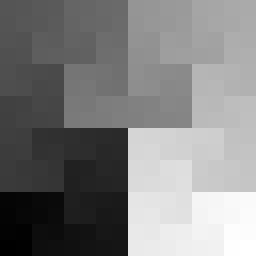
#> input picture example/Hilbert.png, 256 x 256 px, found by its file name
$ python deep_frier.py
#> lines starting #> are read from the running program, lines starting #| are printed output that depends on the picture
### deep_fried_meme/putin_handlers.py
import os.path
import imghdr
import urllib3
import cv2
import numpy as np

HEADERS = {'User-Agent':'Mozilla/5.0 (Windows NT 10.0; Win64; x64) AppleWebKit/537.36 (KHTML, like Gecko) Chrome/85.0.4183.83 Safari/537.36 Edg/85.0.564.44'}
# User-Agent headers
# This HEADERS can be achived by going to this link
# https://www.whatismybrowser.com/detect/what-is-my-user-agent
# If you are smart and have time, https://developers.whatismybrowser.com/api/

# [4 lines left out: function response_handler, not called in this run]

def file_handler(putin):
    # Should return an object that opencv can process
#> called with putin = 'Hilbert.png'
    return cv2.imread(putin, 1)
#> returned value is the input picture: shape (256, 256, 3); min 0, max 255, mean 127.5

def putin_handler(putin):
    # Should check putin is file path or a direct url to an image
    # Should return an object that opencv can process
    if putin.startswith('https://'):
        http = urllib3.PoolManager()
        response = http.request('GET', putin, headers = HEADERS)
        if response.status == 200 and response.headers['Content-Type'].split('/')[0] == 'image':
            return response_handler(response.data)
        else:
            return None

    elif os.path.isfile(putin) and imghdr.what(putin) is not None:
        return file_handler(putin)

    else:
        return None

### deep_fried_meme/deep_fried_engine.py
import cv2
import numpy as np

def RGB_mod_bright(img_obj, coeff = (1, 0)):
#> called with coeff = (1, 0)
    a = coeff[0]
    b = coeff[1]
    def trunc(val):
        if val <= 0:
            return 0
        if val >= 255:
            return 255

        return val

    return np.dstack([[[trunc(e * a + b) for e in l] for l in img_obj[:,:,0]], [[trunc(e * a + b) for e in l] for l in img_obj[:,:,1]], [[trunc(e * a + b) for e in l] for l in img_obj[:,:,2]]])
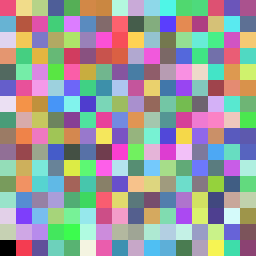
#> returned value: shape (256, 256, 3) int64; 256 distinct labels, from 0 to 255; one colour per label, 0 black

def noisy(image, noise_typ):
    if noise_typ == "gauss":
        row,col,ch= image.shape
        mean = 0
        var = 0.1
        sigma = var**0.5
        gauss = np.random.normal(mean,sigma,(row,col,ch))
        gauss = gauss.reshape(row,col,ch)
        noisy = image + gauss
        return noisy
    elif noise_typ == "s&p":
        row,col,ch = image.shape
        s_vs_p = 0.5
        amount = 0.004
        out = np.copy(image)
        # Salt mode
        num_salt = np.ceil(amount * image.size * s_vs_p)
        coords = [np.random.randint(0, i - 1, int(num_salt)) for i in image.shape]
        out[coords] = 1
        # Pepper mode
        num_pepper = np.ceil(amount* image.size * (1. - s_vs_p))
        coords = [np.random.randint(0, i - 1, int(num_pepper)) for i in image.shape]
        out[coords] = 0
        return out
    elif noise_typ == "poisson":
        vals = len(np.unique(image))
        vals = 2 ** np.ceil(np.log2(vals))
        noisy = np.random.poisson(image * vals) / float(vals)
        return noisy
    elif noise_typ =="speckle":
        row,col,ch = image.shape
        gauss = np.random.randn(row,col,ch)
        gauss = gauss.reshape(row,col,ch)
        noisy = image + image * gauss
        return noisy

def RGB_mod_saturation(img_obj, satuartion_mod):
#> called with satuartion_mod = 1
    img_obj = cv2.cvtColor(img_obj, cv2.COLOR_RGB2HSV).astype('float32')
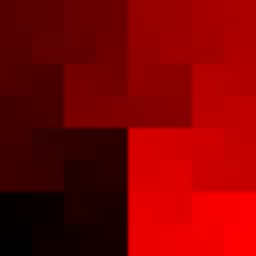
#> img_obj: shape (256, 256, 3) float32; mean of channels 0, 1, 2 0, 0, 127.5; drawn as B, G, R
    (h, s, v) = cv2.split(img_obj)
#> h: shape (256, 256) float32; every value is 0
    s = s * satuartion_mod
    s = np.clip(s,0,255)
    img_obj = cv2.merge([h,s,v])
    img_obj = cv2.cvtColor(img_obj.astype('uint8'), cv2.COLOR_HSV2RGB)
    return img_obj

def RGB_deep_fry(img_obj, bright_coeff = (1, 0), gaussian_blur = (7, 7), satuartion_mod = 1, noise_type = 'gauss'):
    # img_obj : opencv format for image
    # brightness coeff : a = bright_coeff[0]; b = bright_coeff[1]; read RGB_mod_bright()
    # gaussian_blur : kernel size
    # satuartion_mod : satuartion multiply
    # noise_type : gauss, poisson, s&p, speckle

    # Change brightness
    img_obj_ = RGB_mod_bright(img_obj, bright_coeff)

    # Add blur
    img_obj_ = cv2.GaussianBlur(img_obj, gaussian_blur, 0)

    # Add satuartion
    img_obj_ = RGB_mod_saturation(img_obj_, satuartion_mod)

    # Add noise
    img_obj_ = img_obj_.astype('float')
    img_obj_ = np.multiply(img_obj_, 1/255)
    img_obj_ = noisy(img_obj_, noise_type)
#> in noisy, `noisy = image + gauss`:
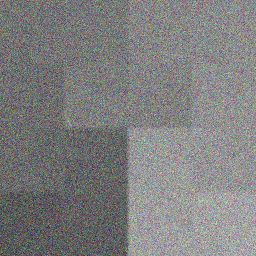
#> noisy: shape (256, 256, 3) float64; mean R, G, B 0.5, 0.502, 0.502; drawn with min black and max white
    img_obj_ = np.multiply(img_obj_, 255)
    img_obj_ = img_obj_.astype('int')

    return img_obj_

### deep_fried_meme/putout_handlers.py
import cv2

def file_maker(img_obj, file_name = 'deeply fried img', file_type = 'jpg'):
#> called with file_name = 'proc Hilbert 1', file_type = 'jpg'
    cv2.imwrite(file_name+'.'+file_type, img_obj)
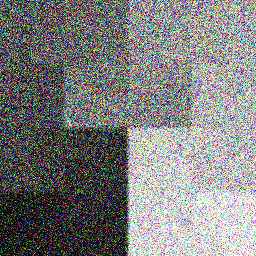
#> saved as proc Hilbert 1.jpg: shape (256, 256, 3); mean B, G, R 127, 127.6, 127.3

def response_data_maker(img_obj):
    # Should return the thing that Flask, Django can handle
    return cv2.imencode('.jpg', img_obj)[1].tostring()

### deep_fried_meme/deep_frier.py
try:
    from .deep_fried_engine import RGB_deep_fry
    from .putin_handlers import putin_handler
    from .putout_handlers import file_maker, response_data_maker
except ImportError:
    from deep_fried_engine import RGB_deep_fry
    from putin_handlers import putin_handler
    from putout_handlers import file_maker, response_data_maker

def deep_frier(putin, config = None, putout_scheme = ['file', 'deep fried img', 'jpg']):
    # putin : url or file path
    # config : none or [(1, 0), (7,7), 1, 'gauss']
    # putout_scheme : ['file', 'deep fried img', 'jpg'] or ['response_data']
    img_obj = putin_handler(putin)
    if img_obj is None:
        return None
    else:
        proc_img_obj = None

        if config is None:
            proc_img_obj = RGB_deep_fry(img_obj)
        else:
            proc_img_obj = RGB_deep_fry(img_obj, config[0], congig[1], config[2], config[3])

        if putout_scheme[0] == 'file' :
            file_maker(proc_img_obj, putout_scheme[1], putout_scheme[2])
            return True
        elif putout_scheme[0] == 'response data':
            return response_data_maker(proc_img_obj)
        else:
            return None

if __name__ == '__main__':
    print(deep_frier('Hilbert.png', config = None, putout_scheme = ['file', 'proc Hilbert 1', 'jpg']))
    print('===')
    print(deep_frier('Hilbert.png', config = None, putout_scheme = ['response data']))
#> call 2 of noisy, with noise_typ = 'gauss'
#> in noisy (call 2), `noisy = image + gauss`:
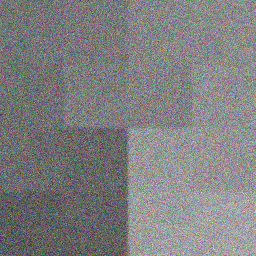
#> noisy: shape (256, 256, 3) float64; mean R, G, B 0.5, 0.502, 0.5; drawn with min black and max white
    print('===')
    print(deep_frier('https://upload.wikimedia.org/wikipedia/commons/2/24/Hilbert_Curve.256x256%2C16-bit_greyscale.png', config = None, putout_scheme = ['file', 'proc Hilber 2', 'jpg']))
#> (the call stopped at in putin_handler, `http = urllib3.PoolManager()`: urllib3 is not available in this run)
    print('===')
    print(deep_frier('https://upload.wikimedia.org/wikipedia/commons/2/24/Hilbert_Curve.256x256%2C16-bit_greyscale.png', config = None, putout_scheme = ['response data']))
#> (the call stopped at in putin_handler, `http = urllib3.PoolManager()`: urllib3 is not available in this run)

$ run again, with test/img.jpg saved as example/Hilbert.png
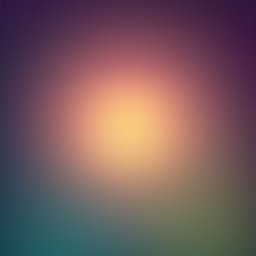
#> input picture test/img.jpg, 256 x 256 px, found by its file name
#> in file_handler, returned value is the input picture: shape (256, 256, 3); mean B, G, R 93.4, 91.6, 119.4
#> in file_maker, `cv2.imwrite(file_name+'.'+file_type, img_obj)`:
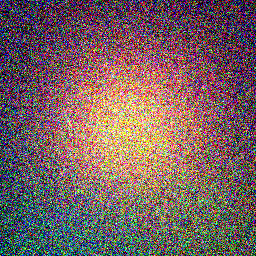
#> saved as proc Hilbert 1.jpg: shape (256, 256, 3); mean B, G, R 97.1, 97, 119.7
#> in noisy (call 2), `noisy = image + gauss`:
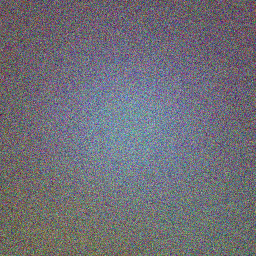
#> noisy: shape (256, 256, 3) float64; mean R, G, B 0.365, 0.359, 0.467; drawn with min black and max white
